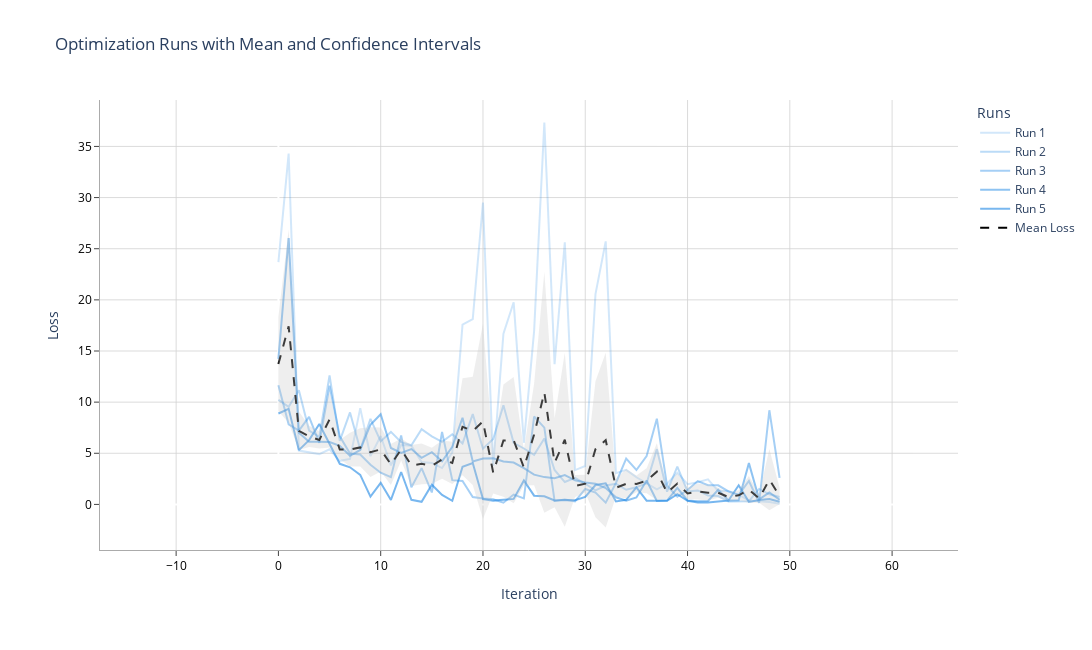

Notebook cell for this chart:
### Code cell
base_color = 'rgba(30, 136, 229,'  # RGB for blue, with variable opacity

fig = go.Figure()
for i in range(num_runs):
    fig.add_trace(go.Scatter(
        x=np.arange(n_iter_comparison),
        y=results_single[:, i],
        mode='lines',
        name=f'Run {i+1}',
        line=dict(color=f'{base_color} {0.2 + (i / num_runs) * 0.5})')  # varying opacity
    ))

fig.add_trace(go.Scatter(
    x=np.arange(n_iter_comparison),
    y=mean_single,
    mode='lines',
    name='Mean Loss',
    line=dict(color='black', dash='dash')
))

fig.add_trace(go.Scatter(
    x=np.concatenate((np.arange(n_iter_comparison), np.arange(n_iter_comparison)[::-1])),
    y=np.concatenate((mean_single + confidence_interval, (mean_single - confidence_interval)[::-1])),
    fill='toself',
    fillcolor='rgba(200, 200, 200, 0.3)',
    line=dict(color='rgba(255,255,255,0)'),
    showlegend=False,
    name='Confidence Interval'
))

fig.update_layout(
    title="Optimization Runs with Mean and Confidence Intervals",
    xaxis=dict(
        title="Iteration",
        showline=True,
        showgrid=True,
        gridcolor='rgba(211, 211, 211, 0.8)',  
        linecolor='rgba(150, 150, 150, 0.8)',  
        linewidth=1,
        ticks='outside',
        tickfont=dict(
            size=12,
            color='black'
        ),
        gridwidth=1,
    ),
    yaxis=dict(
        title="Loss",
        showline=True,
        showgrid=True,
        gridcolor='rgba(211, 211, 211, 0.8)',  
        linecolor='rgba(150, 150, 150, 0.8)',  
        linewidth=1,
        ticks='outside',
        tickfont=dict(
            size=12,
            color='black'
        ),
        gridwidth=1,
    ),
    plot_bgcolor='white',
    width=1500,
    height=650,
    legend_title_text='Runs',
    legend_font_size=12,
    margin=dict(l=100, r=100, t=100, b=100),  
)

fig.update_yaxes(scaleanchor = "x", scaleratio = 1)
fig.show()

### Figure 1 — Plotly figure (JSON) as saved in the notebook; plotly's stock layout.template omitted (floating-point values rounded to 4 significant figures)
{"data": [{"line": {"color": "rgba(30, 136, 229, 0.2)"}, "mode": "lines", "name": "Run 1", "type": "scatter", "x": [0, 1, 2, 3, 4, 5, 6, 7, 8, 9, 10, 11, 12, 13, 14, 15, 16, 17, 18, 19, 20, 21, 22, 23, 24, 25, 26, 27, 28, 29, 30, 31, 32, 33, 34, 35, 36, 37, 38, 39, 40, 41, 42, 43, 44, 45, 46, 47, 48, 49], "y": [23.69, 34.3, 5.268, 5.057, 4.92, 5.388, 4.259, 4.445, 9.411, 4.718, 6.693, 3.824, 5.803, 5.743, 4.14, 4.06, 3.556, 5.083, 17.57, 18.12, 29.52, 3.752, 16.7, 19.76, 6.025, 16.95, 37.34, 13.72, 25.62, 3.358, 3.762, 20.56, 25.72, 3.047, 3.381, 2.653, 2.029, 1.478, 2.016, 3.109, 1.982, 2.162, 2.458, 1.319, 1.309, 0.9518, 0.3768, 0.2985, 0.2348, 0.07634]}, {"line": {"color": "rgba(30, 136, 229, 0.30000000000000004)"}, "mode": "lines", "name": "Run 2", "type": "scatter", "x": [0, 1, 2, 3, 4, 5, 6, 7, 8, 9, 10, 11, 12, 13, 14, 15, 16, 17, 18, 19, 20, 21, 22, 23, 24, 25, 26, 27, 28, 29, 30, 31, 32, 33, 34, 35, 36, 37, 38, 39, 40, 41, 42, 43, 44, 45, 46, 47, 48, 49], "y": [10.23, 9.545, 11.17, 7.217, 6.61, 12.61, 6.213, 8.994, 5.366, 8.372, 6.165, 7.089, 6.084, 5.782, 7.352, 6.651, 6.115, 6.865, 5.962, 8.834, 5.448, 6.399, 9.69, 6.026, 5.467, 4.843, 6.442, 3.371, 2.189, 2.605, 2.022, 1.372, 1.85, 2.014, 1.432, 1.685, 2.059, 5.405, 1.242, 3.702, 1.27, 1.37, 0.8768, 0.8133, 0.2803, 0.2903, 0.3211, 1.516, 0.9891, 0.7185]}, {"line": {"color": "rgba(30, 136, 229, 0.4)"}, "mode": "lines", "name": "Run 3", "type": "scatter", "x": [0, 1, 2, 3, 4, 5, 6, 7, 8, 9, 10, 11, 12, 13, 14, 15, 16, 17, 18, 19, 20, 21, 22, 23, 24, 25, 26, 27, 28, 29, 30, 31, 32, 33, 34, 35, 36, 37, 38, 39, 40, 41, 42, 43, 44, 45, 46, 47, 48, 49], "y": [11.65, 7.832, 7.212, 8.557, 6.018, 11.61, 6.652, 4.968, 4.882, 3.878, 3.098, 2.667, 6.75, 1.67, 3.546, 1.168, 7.081, 2.373, 2.288, 0.722, 0.5686, 0.5116, 0.1714, 0.9656, 0.5806, 8.592, 7.509, 0.3426, 0.4834, 0.3023, 1.509, 1.161, 0.1759, 2.098, 4.474, 3.363, 4.729, 8.38, 1.82, 0.7649, 1.406, 2.28, 1.883, 1.865, 1.266, 0.927, 2.293, 0.1585, 9.205, 2.601]}, {"line": {"color": "rgba(30, 136, 229, 0.5)"}, "mode": "lines", "name": "Run 4", "type": "scatter", "x": [0, 1, 2, 3, 4, 5, 6, 7, 8, 9, 10, 11, 12, 13, 14, 15, 16, 17, 18, 19, 20, 21, 22, 23, 24, 25, 26, 27, 28, 29, 30, 31, 32, 33, 34, 35, 36, 37, 38, 39, 40, 41, 42, 43, 44, 45, 46, 47, 48, 49], "y": [14.24, 26.05, 7.004, 6.132, 6.129, 6.095, 5.735, 4.758, 5.327, 7.795, 8.816, 5.514, 5.044, 5.413, 4.562, 5.106, 4.22, 5.636, 8.473, 4.206, 4.491, 4.521, 4.198, 4.094, 3.547, 2.91, 2.67, 2.553, 2.87, 2.353, 2.147, 2.026, 1.595, 0.6998, 0.3565, 0.6778, 2.338, 0.3394, 0.3821, 1.625, 0.3914, 0.314, 0.3312, 1.429, 0.3929, 0.4099, 4.037, 0.4993, 1.169, 0.459]}, {"line": {"color": "rgba(30, 136, 229, 0.6000000000000001)"}, "mode": "lines", "name": "Run 5", "type": "scatter", "x": [0, 1, 2, 3, 4, 5, 6, 7, 8, 9, 10, 11, 12, 13, 14, 15, 16, 17, 18, 19, 20, 21, 22, 23, 24, 25, 26, 27, 28, 29, 30, 31, 32, 33, 34, 35, 36, 37, 38, 39, 40, 41, 42, 43, 44, 45, 46, 47, 48, 49], "y": [8.887, 9.343, 5.311, 6.288, 7.858, 5.858, 3.97, 3.628, 2.889, 0.7685, 2.111, 0.4395, 3.17, 0.447, 0.2568, 1.926, 0.9287, 0.35, 3.685, 4.05, 0.5275, 0.3716, 0.4552, 0.5413, 2.349, 0.8567, 0.8001, 0.3942, 0.4361, 0.4054, 0.7353, 1.894, 2.069, 0.2888, 0.4454, 1.662, 0.3692, 0.3842, 0.3494, 1.001, 0.3503, 0.1976, 0.1879, 0.2767, 0.3808, 1.869, 0.2495, 0.4334, 0.5213, 0.2597]}, {"line": {"color": "black", "dash": "dash"}, "mode": "lines", "name": "Mean Loss", "type": "scatter", "x": [0, 1, 2, 3, 4, 5, 6, 7, 8, 9, 10, 11, 12, 13, 14, 15, 16, 17, 18, 19, 20, 21, 22, 23, 24, 25, 26, 27, 28, 29, 30, 31, 32, 33, 34, 35, 36, 37, 38, 39, 40, 41, 42, 43, 44, 45, 46, 47, 48, 49], "y": [13.74, 17.41, 7.192, 6.65, 6.307, 8.311, 5.366, 5.358, 5.575, 5.106, 5.377, 3.907, 5.37, 3.811, 3.971, 3.782, 4.38, 4.062, 7.596, 7.187, 8.111, 3.111, 6.242, 6.278, 3.594, 6.83, 10.95, 4.076, 6.32, 1.805, 2.035, 5.402, 6.282, 1.629, 2.018, 2.008, 2.305, 3.197, 1.162, 2.04, 1.08, 1.265, 1.147, 1.14, 0.7258, 0.8895, 1.455, 0.5811, 2.424, 0.8229]}, {"fill": "toself", "fillcolor": "rgba(200, 200, 200, 0.3)", "line": {"color": "rgba(255,255,255,0)"}, "name": "Confidence Interval", "showlegend": false, "type": "scatter", "x": [0, 1, 2, 3, 4, 5, 6, 7, 8, 9, 10, 11, 12, 13, 14, 15, 16, 17, 18, 19, 20, 21, 22, 23, 24, 25, 26, 27, 28, 29, 30, 31, 32, 33, 34, 35, 36, 37, 38, 39, 40, 41, 42, 43, 44, 45, 46, 47, 48, 49, 49, 48, 47, 46, 45, 44, 43, 42, 41, 40, 39, 38, 37, 36, 35, 34, 33, 32, 31, 30, 29, 28, 27, 26, 25, 24, 23, 22, 21, 20, 19, 18, 17, 16, 15, 14, 13, 12, 11, 10, 9, 8, 7, 6, 5, 4, 3, 2, 1, 0], "y": [18.37, 26.84, 9.075, 7.679, 7.142, 11.05, 6.3, 7.001, 7.435, 7.535, 7.525, 5.916, 6.447, 5.813, 5.962, 5.55, 6.257, 6.136, 12.34, 12.49, 17.66, 5.166, 11.73, 12.45, 5.349, 11.8, 22.71, 8.428, 14.82, 2.883, 2.908, 12.05, 14.82, 2.509, 3.456, 2.816, 3.53, 5.991, 1.774, 3.061, 1.629, 2.038, 1.923, 1.619, 1.129, 1.378, 2.771, 1.003, 5.41, 1.624, 0.02148, -0.5624, 0.1588, 0.1395, 0.401, 0.3222, 0.6615, 0.3714, 0.4915, 0.5308, 1.019, 0.55, 0.4041, 1.08, 1.2, 0.5793, 0.7496, -2.257, -1.246, 1.162, 0.7263, -2.18, -0.2766, -0.8088, 1.865, 1.838, 0.1075, 0.7582, 1.057, -1.434, 1.887, 2.853, 1.987, 2.503, 2.014, 1.981, 1.809, 4.293, 1.897, 3.228, 2.678, 3.715, 3.716, 4.432, 5.573, 5.472, 5.621, 5.31, 7.985, 9.109]}], "layout": {"height": 650, "legend": {"font": {"size": 12}, "title": {"text": "Runs"}}, "margin": {"b": 100, "l": 100, "r": 100, "t": 100}, "plot_bgcolor": "white", "title": {"text": "Optimization Runs with Mean and Confidence Intervals"}, "width": 1500, "xaxis": {"gridcolor": "rgba(211, 211, 211, 0.8)", "gridwidth": 1, "linecolor": "rgba(150, 150, 150, 0.8)", "linewidth": 1, "showgrid": true, "showline": true, "tickfont": {"color": "black", "size": 12}, "ticks": "outside", "title": {"text": "Iteration"}}, "yaxis": {"gridcolor": "rgba(211, 211, 211, 0.8)", "gridwidth": 1, "linecolor": "rgba(150, 150, 150, 0.8)", "linewidth": 1, "scaleanchor": "x", "scaleratio": 1, "showgrid": true, "showline": true, "tickfont": {"color": "black", "size": 12}, "ticks": "outside", "title": {"text": "Loss"}}}}
